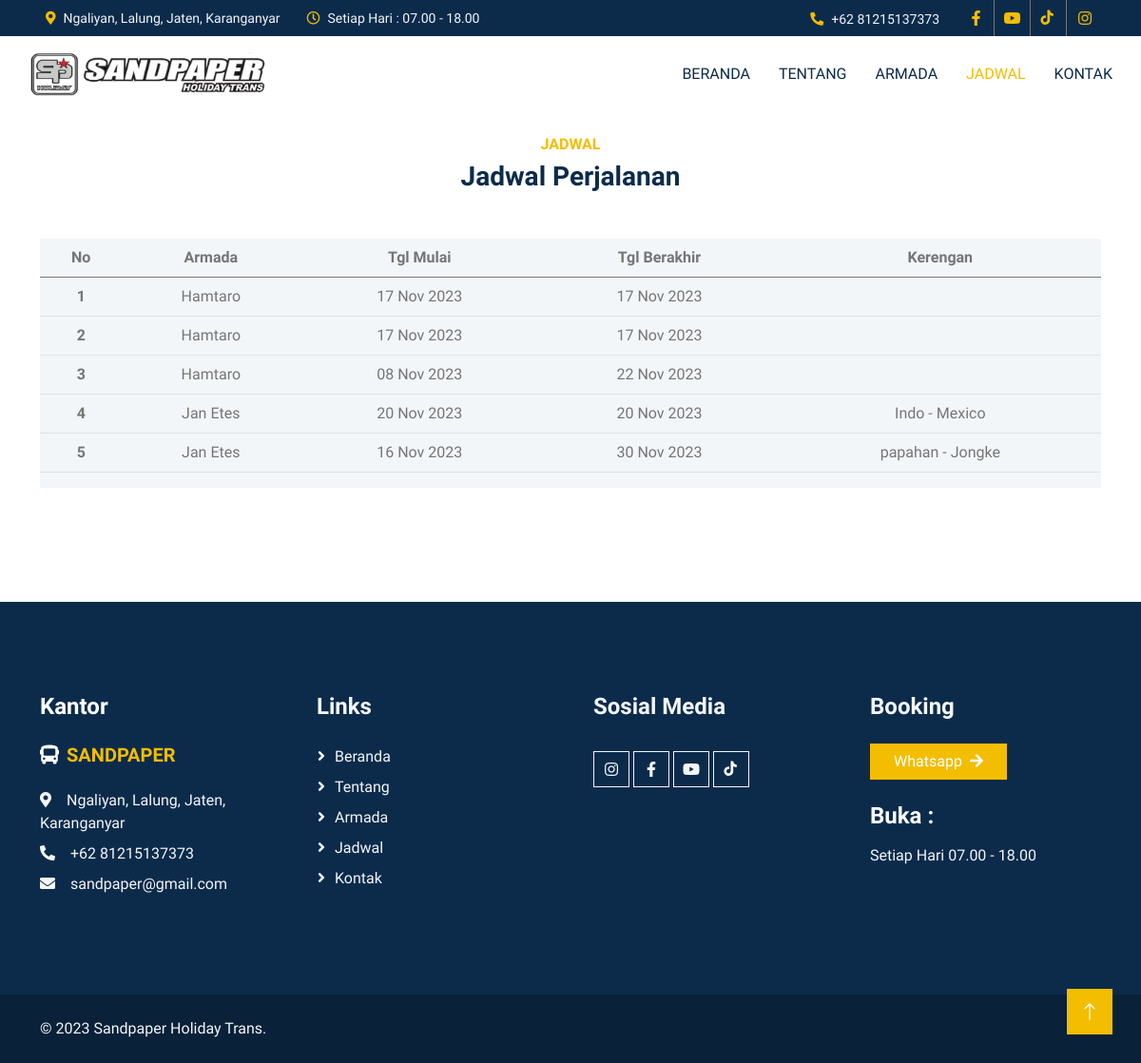
Page /index.php/jadwal on the committed database.
### tables this page shows
CREATE TABLE `konfigurasi` (
  `id_konfigurasi` int(11) NOT NULL,
  `judul_website` varchar(200) NOT NULL,
  `profil_website` text NOT NULL,
  `instagram` varchar(100) NOT NULL,
  `facebook` varchar(100) NOT NULL,
  `tiktok` varchar(200) NOT NULL,
  `youtube` varchar(200) NOT NULL,
  `email` varchar(100) NOT NULL,
  `alamat` varchar(150) NOT NULL,
  `no_wa` varchar(30) NOT NULL,
  `hari_buka` varchar(100) NOT NULL,
  `waktu_buka` varchar(100) NOT NULL,
  `contact_us` varchar(200) NOT NULL,
  `maps` varchar(100) NOT NULL
);

CREATE TABLE `logo` (
  `id_logo` int(11) NOT NULL,
  `foto_logo` varchar(50) NOT NULL
);

CREATE TABLE `booking` (
  `id_booking` int(11) NOT NULL,
  `tgl_mulai` date NOT NULL,
  `tgl_berakhir` date NOT NULL,
  `nama_client` varchar(200) NOT NULL,
  `id_konten` varchar(50) NOT NULL,
  `keterangan_booking` text NOT NULL
);

CREATE TABLE `konten` (
  `id_konten` int(11) NOT NULL,
  `judul` varchar(200) NOT NULL,
  `merk` varchar(100) NOT NULL,
  `kursi` varchar(50) NOT NULL,
  `keterangan` text NOT NULL,
  `foto` varchar(50) NOT NULL,
  `slug` varchar(200) NOT NULL,
  `id_kategori` varchar(20) NOT NULL,
  `tanggal` date NOT NULL,
  `username` varchar(50) NOT NULL
);

### application/controllers/Jadwal.php (called while the page is built, shortened)
<?php
class Jadwal extends CI_Controller {
	public function index(){
        $this->db->from('konfigurasi');
        $konfig = $this->db->get()->row();
        $this->db->from('booking a');
        $this->db->join('konten b','a.id_konten=b.id_konten','left');
        $booking = $this->db->get()->result_array();
        $this->db->from('logo');
        $fotologo = $this->db->get()->result_array();
        $this->db->from('kategori');
        $kategori = $this->db->get()->result_array();
        $data = array(
            'judul_halaman' => 'Jadwal | Sandpaper Holiday Trans',
            'konfig' => $konfig,
            'kategori' => $kategori,
            'booking' => $booking,
            'fotologo' => $fotologo,
        );
		$this->load->view('jadwal', $data);
	}
}

### index.php (called while the page is built, shortened)
<?php
require_once BASEPATH.'core/CodeIgniter.php';

### application/views/jadwal.php (the view, shortened to what this page needs)
<!DOCTYPE html>
<html lang="en">
<head>
    <link href="https://cdnjs.cloudflare.com/ajax/libs/font-awesome/5.10.0/css/all.min.css" rel="stylesheet">
    <link href="https://cdn.jsdelivr.net/npm/bootstrap-icons@1.4.1/font/bootstrap-icons.css" rel="stylesheet">
    <link href="<?= site_url('asset/drivin-1.0.0') ?>/lib/animate/animate.min.css" rel="stylesheet">
    <link href="<?= site_url('asset/drivin-1.0.0') ?>/lib/owlcarousel/assets/owl.carousel.min.css" rel="stylesheet">
    <link href="<?= site_url('asset/drivin-1.0.0') ?>/css/bootstrap.min.css" rel="stylesheet">
    <link href="<?= site_url('asset/drivin-1.0.0') ?>/css/style.css" rel="stylesheet">
</head>
<body>
    <div class="container-fluid bg-dark text-light p-0">
        <div class="row gx-0 d-none d-lg-flex">
            <div class="col-lg-7 px-5 text-start">
                <div class="h-100 d-inline-flex align-items-center me-4">
                    <small class="fa fa-map-marker-alt text-primary me-2"></small>
                    <small><?= $konfig->alamat; ?></small>
                </div>
                <div class="h-100 d-inline-flex align-items-center">
                    <small class="far fa-clock text-primary me-2"></small>
                    <small><?= $konfig->hari_buka; ?> : <?= $konfig->waktu_buka; ?></small>
                </div>
            </div>
            <div class="col-lg-5 px-5 text-end">
                <div class="h-100 d-inline-flex align-items-center me-4">
                    <small class="fa fa-phone-alt text-primary me-2"></small>
                    <small>+62 <?= $konfig->no_wa; ?></small>
                </div>
                <div class="h-100 d-inline-flex align-items-center mx-n2">
                    <a class="btn btn-square btn-link rounded-0 border-0 border-end border-secondary" href="<?= $konfig->facebook; ?>"><i class="fab fa-facebook-f"></i></a>
                    <a class="btn btn-square btn-link rounded-0 border-0 border-end border-secondary" href="<?= $konfig->youtube; ?>"><i class="fab fa-youtube"></i></a>
                    <a class="btn btn-square btn-link rounded-0 border-0 border-end border-secondary" href="<?= $konfig->tiktok; ?>">
                    </a>
                    <a class="btn btn-square btn-link rounded-0" href="<?= $konfig->instagram; ?>"><i class="fab fa-instagram"></i></a>
                </div>
            </div>
        </div>
    </div>
    <nav class="navbar navbar-expand-lg bg-white navbar-light sticky-top p-0">
        <a href="<?= site_url() ?>" class="navbar-brand d-flex align-items-center">
            <?php foreach ($fotologo as $aa) { ?>
                <div class="col-lg-6">
                    <img class="m-0" src="<?= base_url('asset/upload/logo/'.$aa['foto_logo']) ?>" alt="" width="300" height="80">
                </div>
            <?php } ?>
        </a>
        <div class="collapse navbar-collapse" id="navbarCollapse">
            <div class="navbar-nav ms-auto p-4 p-lg-0">
                <a href="<?= site_url('home') ?>" class="nav-item nav-link">Beranda</a>
                <a href="<?= site_url('about') ?>" class="nav-item nav-link">Tentang</a>
                <a href="<?= site_url('armada') ?>" class="nav-item nav-link">Armada</a>
                <a href="<?= site_url('jadwal') ?>" class="nav-item nav-link active" >Jadwal</a>
                <a href="<?= site_url('contact') ?>" class="nav-item nav-link">Kontak</a>
            </div>
        </div>
    </nav>
    <div class="container-xxl py-4">
    <div class="container">
        <div class="text-center mx-auto pb-4 wow fadeInUp" data-wow-delay="0.1s" style="max-width: 600px;">
            <h6 class="text-primary text-uppercase mb-2">JADWAL</h6>
            <h3 class="mb-4">Jadwal Perjalanan</h3>
        </div>
        <div class="bg-light text-center wow fadeInUp"  data-wow-delay="0.2s">
                <div class="">
                    <div class="table-responsive text-nowrap">
                        <table class="table">
                            <thead>
                                <tr class="text-nowrap">
                                    <th>No</th>
                                    <th>Armada</th>
                                    <th>Tgl Mulai</th>
                                    <th>Tgl Berakhir</th>
                                    <th>Kerengan</th>
                                </tr>
                            </thead>
                            <tbody>
                                <?php $no = 1;
                                foreach ($booking as $aa) { ?>
                                    <tr>
                                        <th scope="row">
                                            <?= $no; ?>
                                        </th>
                                        <td>
                                            <?= $aa['judul'] ?>
                                        </td>
                                        <td>
                                            <?= date('d M Y ', strtotime($aa['tgl_mulai']))  ?>
                                        </td>
                                        <td>
                                            <?= date('d M Y ', strtotime($aa['tgl_berakhir']))  ?>
                                        </td>
                                        <td>
                                            <?= $aa['keterangan_booking'] ?>
                                        </td>
                                    </tr>
                                    <?php $no++;
                                } ?>
                            </tbody>
                        </table>
                    </div>
                </div>
            </div>
    </div>
</div>
    <div class="container-fluid bg-dark text-light footer my-6 mb-0 py-6 wow fadeIn" data-wow-delay="0.1s">
        <div class="container">
            <div class="row g-5">
                <div class="col-lg-3 col-md-6">
                    <h4 class="text-white mb-4">Kantor</h4>
                    <h5 class="text-primary mb-4"><i class="fa fa-bus text-white me-2"></i><?= $konfig->judul_website; ?></h5>
                    <p class="mb-2"><i class="fa fa-map-marker-alt me-3"></i><?= $konfig->alamat; ?></p>
                    <p class="mb-2"><i class="fa fa-phone-alt me-3"></i>+62 <?= $konfig->no_wa; ?></p>
                    <p class="mb-2"><i class="fa fa-envelope me-3"></i><?= $konfig->email; ?></p>
                </div>
                <div class="col-lg-3 col-md-6">
                    <h4 class="text-light mb-4">Links</h4>
                    <a class="btn btn-link" href="<?= site_url('home') ?>">Beranda</a>
                    <a class="btn btn-link" href="<?= site_url('about') ?>">Tentang</a>
                    <a class="btn btn-link" href="<?= site_url('armada') ?>">Armada</a>
                    <a class="btn btn-link" href="<?= site_url('jadwal') ?>">Jadwal</a>
                    <a class="btn btn-link" href="<?= site_url('contact') ?>">Kontak</a>
                </div>
                <div class="col-lg-3 col-md-6">
                    <h4 class="text-light mb-4">Sosial Media</h4>
                    <div class="d-flex pt-2">
                        <a class="btn btn-square btn-outline-light me-1" href="<?= $konfig->instagram; ?>"><i class="fab fa-instagram"></i></a>
                        <a class="btn btn-square btn-outline-light me-1" href="<?= $konfig->facebook; ?>"><i class="fab fa-facebook-f"></i></a>
                        <a class="btn btn-square btn-outline-light me-1" href="<?= $konfig->youtube; ?>"><i class="fab fa-youtube"></i></a>
                        <a class="btn btn-square btn-outline-light me-0" href="<?= $konfig->tiktok; ?>">
                        </a>
                    </div>
                </div>
                <div class="col-lg-3 col-md-6">
                    <h4 class="text-light mb-4">Booking</h4>
                        <div>
                            <a href="https://wa.me/62<?= $konfig->no_wa; ?>" target="_blank" class="btn btn-primary px-4">Whatsapp<i class="fa fa-arrow-right ms-2"></i></a>
                        </div>
                    <h4 class="text-white mt-4 mb-3">Buka :</h4>
                    <?= $konfig->hari_buka; ?> <?= $konfig->waktu_buka; ?>
                </div>
            </div>
        </div>
    </div>
            <div class="container-fluid copyright text-light py-4 wow fadeIn" data-wow-delay="0.1s">
        <div class="container">
            <div class="row">
                <div class="col-md-6 text-center text-md-start mb-3 mb-md-0">
                    &copy;
                            Sandpaper Holiday Trans.
                </div>
            </div>
        </div>
    </div>
    <a href="#" class="btn btn-lg btn-primary btn-lg-square back-to-top"><i class="bi bi-arrow-up"></i></a>
</body>
</html>

### asset/drivin-1.0.0/css/style.css (style rules this page uses)
:root { --primary: #F3BD00; --secondary: #757575; --light: #F3F6F8; --dark: #0C2B4B; }
.py-6 { padding-top: 6rem; padding-bottom: 6rem; }
.my-6 { margin-top: 6rem; margin-bottom: 6rem; }
.back-to-top { position: fixed; display: none; right: 30px; bottom: 30px; z-index: 99; }
.btn { font-weight: 500; transition: .5s; }
.btn.btn-primary, .btn.btn-outline-primary:hover { color: #FFFFFF; }
.btn-square { width: 38px; height: 38px; }
.btn-lg-square { width: 48px; height: 48px; }
.btn-square, .btn-sm-square, .btn-lg-square { padding: 0; display: flex; align-items: center; justify-content: center; font-weight: normal; }
.navbar.sticky-top { top: -100px; transition: .5s; }
.navbar .navbar-brand, .navbar a.btn { height: 80px }
.navbar .navbar-nav .nav-link { margin-right: 30px; padding: 25px 0; color: var(--dark); font-weight: 500; text-transform: uppercase; outline: none; }
.navbar .navbar-nav .nav-link:hover, .navbar .navbar-nav .nav-link.active { color: var(--primary); }
.footer .btn.btn-link { display: block; margin-bottom: 5px; padding: 0; text-align: left; color: var(--light); font-weight: normal; text-transform: capitalize; transition: .3s; }
.footer .btn.btn-link::before { position: relative; content: "\f105"; font-family: "Font Awesome 5 Free"; font-weight: 900; color: var(--light); margin-right: 10px; }
.copyright { background: #092139; }

### rows in the picture
konfigurasi: alamat "Ngaliyan, Lalung, Jaten, Karanganyar", hari_buka "Setiap Hari", waktu_buka "07.00 - 18.00", no_wa "81215137373", judul_website "SANDPAPER", email "sandpaper@gmail.com"
logo: foto_logo (picture)
booking: id_konten.judul "Hamtaro", tgl_mulai "17 Nov 2023", tgl_berakhir "17 Nov 2023"
booking: id_konten.judul "Hamtaro", tgl_mulai "17 Nov 2023", tgl_berakhir "17 Nov 2023"
booking: id_konten.judul "Hamtaro", tgl_mulai "08 Nov 2023", tgl_berakhir "22 Nov 2023"
booking: id_konten.judul "Jan Etes", tgl_mulai "20 Nov 2023", tgl_berakhir "20 Nov 2023", keterangan_booking "Indo - Mexico"
booking: id_konten.judul "Jan Etes", tgl_mulai "16 Nov 2023", tgl_berakhir "30 Nov 2023", keterangan_booking "papahan - Jongke"
